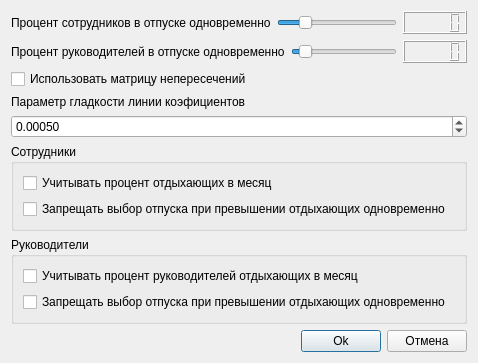
<?xml version="1.0" encoding="UTF-8"?>
<ui version="4.0">
 <class>Dialog</class>
 <widget class="QDialog" name="Dialog">
  <property name="geometry">
   <rect>
    <x>0</x>
    <y>0</y>
    <width>473</width>
    <height>307</height>
   </rect>
  </property>
  <property name="windowTitle">
   <string>Настройки</string>
  </property>
  <layout class="QVBoxLayout" name="verticalLayout_3">
   <item>
    <layout class="QHBoxLayout" name="horizontalLayout">
     <item>
      <widget class="QLabel" name="label">
       <property name="text">
        <string>Процент сотрудников в отпуске одновременно</string>
       </property>
      </widget>
     </item>
     <item>
      <widget class="QSlider" name="horizontalSliderPercent">
       <property name="maximum">
        <number>100</number>
       </property>
       <property name="sliderPosition">
        <number>20</number>
       </property>
       <property name="orientation">
        <enum>Qt::Horizontal</enum>
       </property>
      </widget>
     </item>
     <item>
      <widget class="QLCDNumber" name="lcdNumberPercent"/>
     </item>
    </layout>
   </item>
   <item>
    <layout class="QHBoxLayout" name="horizontalLayout_2">
     <item>
      <widget class="QLabel" name="label_2">
       <property name="text">
        <string>Процент руководителей в отпуске одновременно</string>
       </property>
      </widget>
     </item>
     <item>
      <widget class="QSlider" name="horizontalSliderManagerPercent">
       <property name="maximum">
        <number>100</number>
       </property>
       <property name="sliderPosition">
        <number>8</number>
       </property>
       <property name="orientation">
        <enum>Qt::Horizontal</enum>
       </property>
      </widget>
     </item>
     <item>
      <widget class="QLCDNumber" name="lcdNumberManagerPercent"/>
     </item>
    </layout>
   </item>
   <item>
    <widget class="QCheckBox" name="checkBoxNCMatrix">
     <property name="text">
      <string>Использовать матрицу непересечений</string>
     </property>
    </widget>
   </item>
   <item>
    <widget class="QLabel" name="label_3">
     <property name="text">
      <string>Параметр гладкости линии коэфициентов</string>
     </property>
    </widget>
   </item>
   <item>
    <widget class="QDoubleSpinBox" name="doubleSpinBoxGamma">
     <property name="decimals">
      <number>5</number>
     </property>
     <property name="maximum">
      <double>1.000000000000000</double>
     </property>
     <property name="singleStep">
      <double>0.000010000000000</double>
     </property>
     <property name="value">
      <double>0.000500000000000</double>
     </property>
    </widget>
   </item>
   <item>
    <widget class="QGroupBox" name="groupBox">
     <property name="title">
      <string>Сотрудники</string>
     </property>
     <layout class="QVBoxLayout" name="verticalLayout">
      <item>
       <widget class="QCheckBox" name="checkBoxPercentInMonth">
        <property name="text">
         <string>Учитывать процент отдыхающих в месяц</string>
        </property>
       </widget>
      </item>
      <item>
       <widget class="QCheckBox" name="checkBoxPercent">
        <property name="text">
         <string>Запрещать выбор отпуска при превышении отдыхающих одновременно </string>
        </property>
       </widget>
      </item>
     </layout>
    </widget>
   </item>
   <item>
    <widget class="QGroupBox" name="groupBox_2">
     <property name="title">
      <string>Руководители</string>
     </property>
     <layout class="QVBoxLayout" name="verticalLayout_2">
      <item>
       <widget class="QCheckBox" name="checkBoxPercentManagerInMonth">
        <property name="text">
         <string>Учитывать процент руководителей отдыхающих в месяц</string>
        </property>
       </widget>
      </item>
      <item>
       <widget class="QCheckBox" name="checkBoxPercentManager">
        <property name="text">
         <string>Запрещать выбор отпуска при превышении отдыхающих одновременно </string>
        </property>
       </widget>
      </item>
     </layout>
    </widget>
   </item>
   <item>
    <layout class="QHBoxLayout" name="horizontalLayout_3">
     <item>
      <spacer name="horizontalSpacer">
       <property name="orientation">
        <enum>Qt::Horizontal</enum>
       </property>
       <property name="sizeHint" stdset="0">
        <size>
         <width>40</width>
         <height>20</height>
        </size>
       </property>
      </spacer>
     </item>
     <item>
      <widget class="QPushButton" name="pushButtonOk">
       <property name="text">
        <string>Ok</string>
       </property>
      </widget>
     </item>
     <item>
      <widget class="QPushButton" name="pushButtonCancel">
       <property name="text">
        <string>Отмена</string>
       </property>
      </widget>
     </item>
    </layout>
   </item>
  </layout>
 </widget>
 <resources/>
 <connections/>
</ui>
